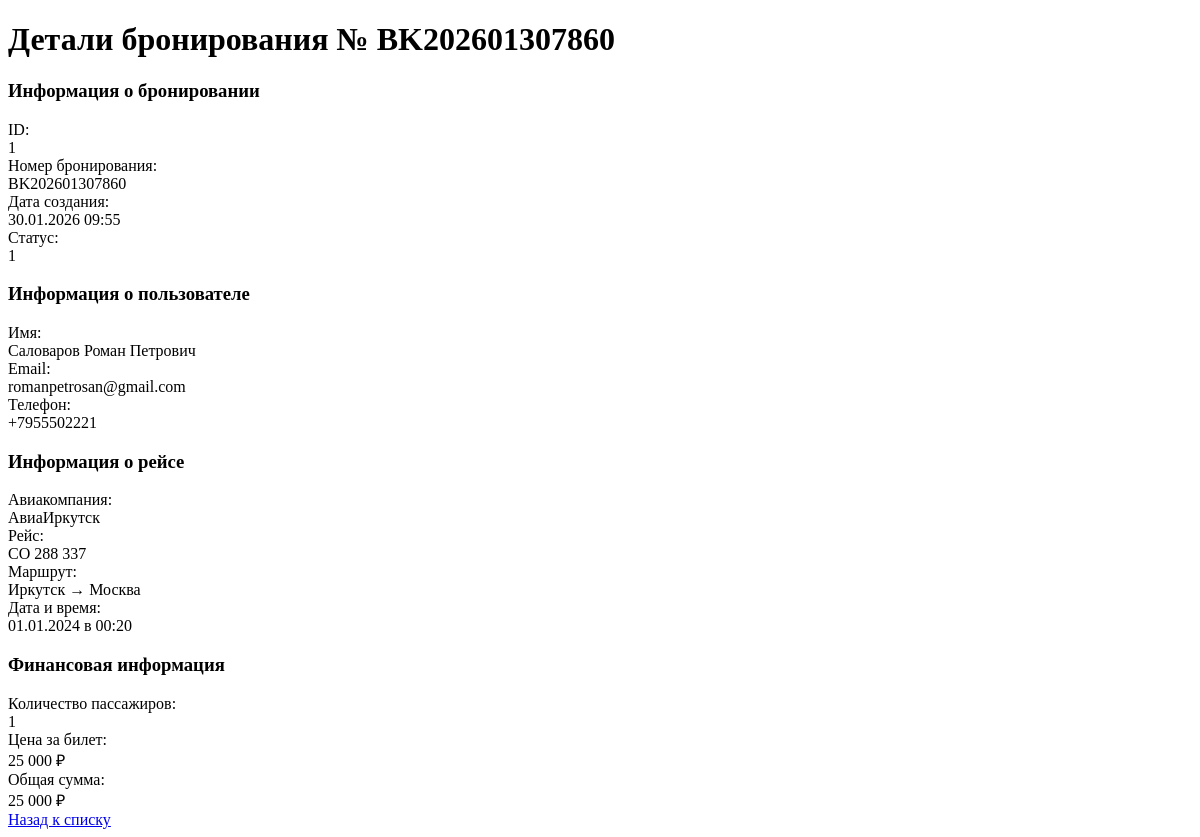
The app's page /booking_details.php?id=1 (signed in) with its own data.
### tables this page shows
CREATE TABLE `bookings` (
  `id` int(11) NOT NULL AUTO_INCREMENT,
  `booking_reference` varchar(50) DEFAULT NULL,
  `user_id` int(11) NOT NULL,
  `flight_id` int(11) NOT NULL,
  `passengers` int(11) NOT NULL,
  `booking_date` timestamp NULL DEFAULT CURRENT_TIMESTAMP,
  `total_price` decimal(10,2) NOT NULL,
  `status` enum('confirmed','pending','cancelled') DEFAULT 'confirmed',
  `payment_status` enum('paid','unpaid') DEFAULT 'unpaid',
  `created_at` timestamp NULL DEFAULT CURRENT_TIMESTAMP,
  `passenger_name` varchar(100) DEFAULT NULL,
  `passenger_email` varchar(100) DEFAULT NULL,
  `passenger_phone` varchar(20) DEFAULT NULL,
  PRIMARY KEY (`id`),
  KEY `idx_user_id` (`user_id`),
  KEY `idx_flight_id` (`flight_id`),
  KEY `idx_booking_reference` (`booking_reference`),
  CONSTRAINT `bookings_ibfk_1` FOREIGN KEY (`user_id`) REFERENCES `users` (`id`) ON DELETE CASCADE,
  CONSTRAINT `bookings_ibfk_2` FOREIGN KEY (`flight_id`) REFERENCES `flights` (`id`) ON DELETE CASCADE
);

CREATE TABLE `users` (
  `id` int(11) NOT NULL AUTO_INCREMENT,
  `fullname` varchar(100) NOT NULL,
  `email` varchar(100) NOT NULL,
  `phone` varchar(20) NOT NULL,
  `password` varchar(255) NOT NULL,
  `role` tinyint(4) DEFAULT '0',
  `status` tinyint(4) DEFAULT '1',
  `created_at` timestamp NULL DEFAULT CURRENT_TIMESTAMP,
  `last_login` timestamp NULL DEFAULT NULL,
  PRIMARY KEY (`id`),
  UNIQUE KEY `email` (`email`)
);

CREATE TABLE `flights` (
  `id` int(11) NOT NULL AUTO_INCREMENT,
  `airline` varchar(100) NOT NULL,
  `flight_number` varchar(20) NOT NULL,
  `departure_city` varchar(100) NOT NULL,
  `departure_airport` varchar(100) NOT NULL,
  `arrival_city` varchar(100) NOT NULL,
  `arrival_airport` varchar(100) NOT NULL,
  `departure_time` time NOT NULL,
  `arrival_time` time NOT NULL,
  `duration` varchar(20) NOT NULL,
  `price` decimal(10,2) NOT NULL,
  `class` enum('economy','business','first') DEFAULT 'economy',
  `available_seats` int(11) NOT NULL,
  `departure_date` date NOT NULL,
  `created_at` timestamp NULL DEFAULT CURRENT_TIMESTAMP,
  PRIMARY KEY (`id`)
);

### booking_details.php (the view, shortened to what this page needs)
<?php
include_once "connect.php";
$booking_id = isset($_GET['id']) ? intval($_GET['id']) : 0;
$sql = "SELECT b.*, f.*, u.*,
               DATE_FORMAT(b.created_at, '%d.%m.%Y %H:%i') as booking_date_formatted
        FROM bookings b
        JOIN flights f ON b.flight_id = f.id
        JOIN users u ON b.user_id = u.id
        WHERE b.id = ?";
$stmt = $conn->prepare($sql);
$stmt->bind_param("i", $booking_id);
$stmt->execute();
$result = $stmt->get_result();
$booking = $result->fetch_assoc();
?>
<!DOCTYPE html>
<html lang="ru">
<head>
    <link rel="stylesheet" href="assets/css/admin.css">
</head>
<body>
    <div class="container">
        <div class="booking-details">
            <h1>Детали бронирования № <?php echo $booking['booking_reference']; ?></h1>
            <div class="details-card">
                <div class="section">
                    <h3>Информация о бронировании</h3>
                    <div class="detail-row">
                        <div class="label">ID:</div>
                        <div class="value"><?php echo $booking['id']; ?></div>
                    </div>
                    <div class="detail-row">
                        <div class="label">Номер бронирования:</div>
                        <div class="value"><?php echo $booking['booking_reference']; ?></div>
                    </div>
                    <div class="detail-row">
                        <div class="label">Дата создания:</div>
                        <div class="value"><?php echo $booking['booking_date_formatted']; ?></div>
                    </div>
                    <div class="detail-row">
                        <div class="label">Статус:</div>
                        <div class="value">
                            <?php
                            $status_text = [
                                'confirmed' => 'Подтверждено',
                                'cancelled' => 'Отменено',
                                'pending' => 'Ожидание'
                            ];
                            echo $status_text[$booking['status']] ?? $booking['status'];
                            ?>
                        </div>
                    </div>
                </div>
                <div class="section">
                    <h3>Информация о пользователе</h3>
                    <div class="detail-row">
                        <div class="label">Имя:</div>
                        <div class="value"><?php echo htmlspecialchars($booking['fullname']); ?></div>
                    </div>
                    <div class="detail-row">
                        <div class="label">Email:</div>
                        <div class="value"><?php echo htmlspecialchars($booking['email']); ?></div>
                    </div>
                    <div class="detail-row">
                        <div class="label">Телефон:</div>
                        <div class="value"><?php echo htmlspecialchars($booking['phone']); ?></div>
                    </div>
                </div>
                <div class="section">
                    <h3>Информация о рейсе</h3>
                    <div class="detail-row">
                        <div class="label">Авиакомпания:</div>
                        <div class="value"><?php echo htmlspecialchars($booking['airline']); ?></div>
                    </div>
                    <div class="detail-row">
                        <div class="label">Рейс:</div>
                        <div class="value"><?php echo htmlspecialchars($booking['flight_number']); ?></div>
                    </div>
                    <div class="detail-row">
                        <div class="label">Маршрут:</div>
                        <div class="value">
                            <?php echo htmlspecialchars($booking['departure_city']); ?> →
                            <?php echo htmlspecialchars($booking['arrival_city']); ?>
                        </div>
                    </div>
                    <div class="detail-row">
                        <div class="label">Дата и время:</div>
                        <div class="value">
                            <?php echo date('d.m.Y', strtotime($booking['departure_date'])); ?>
                            в <?php echo date('H:i', strtotime($booking['departure_time'])); ?>
                        </div>
                    </div>
                </div>
                <div class="section">
                    <h3>Финансовая информация</h3>
                    <div class="detail-row">
                        <div class="label">Количество пассажиров:</div>
                        <div class="value"><?php echo $booking['passengers']; ?></div>
                    </div>
                    <div class="detail-row">
                        <div class="label">Цена за билет:</div>
                        <div class="value"><?php echo number_format($booking['price'], 0, ',', ' '); ?> ₽</div>
                    </div>
                    <div class="detail-row">
                        <div class="label">Общая сумма:</div>
                        <div class="value"><?php echo number_format($booking['total_price'], 0, ',', ' '); ?> ₽</div>
                    </div>
                </div>
            </div>
            <div class="action-buttons">
                <a href="adminPanel.php?tab=bookings" class="btn btn-primary">Назад к списку</a>
            </div>
        </div>
    </div>
</body>
</html>

### records on screen
bookings: booking_reference "BK202601307860", user "1", user.status "1", user.fullname "Саловаров Роман Петрович", user.email "romanpetrosan@gmail.com", user.phone "+7955502221", flight.airline "АвиаИркутск", flight.flight_number "CO 288 337", flight.departure_city "Иркутск", flight.arrival_city "Москва", flight.departure_date "01.01.2024", flight.departure_time "00:20", passengers "1", flight.price "25 000", total_price "25 000"

### other values on screen
$booking['booking_date_formatted'] "30.01.2026 09:55"
